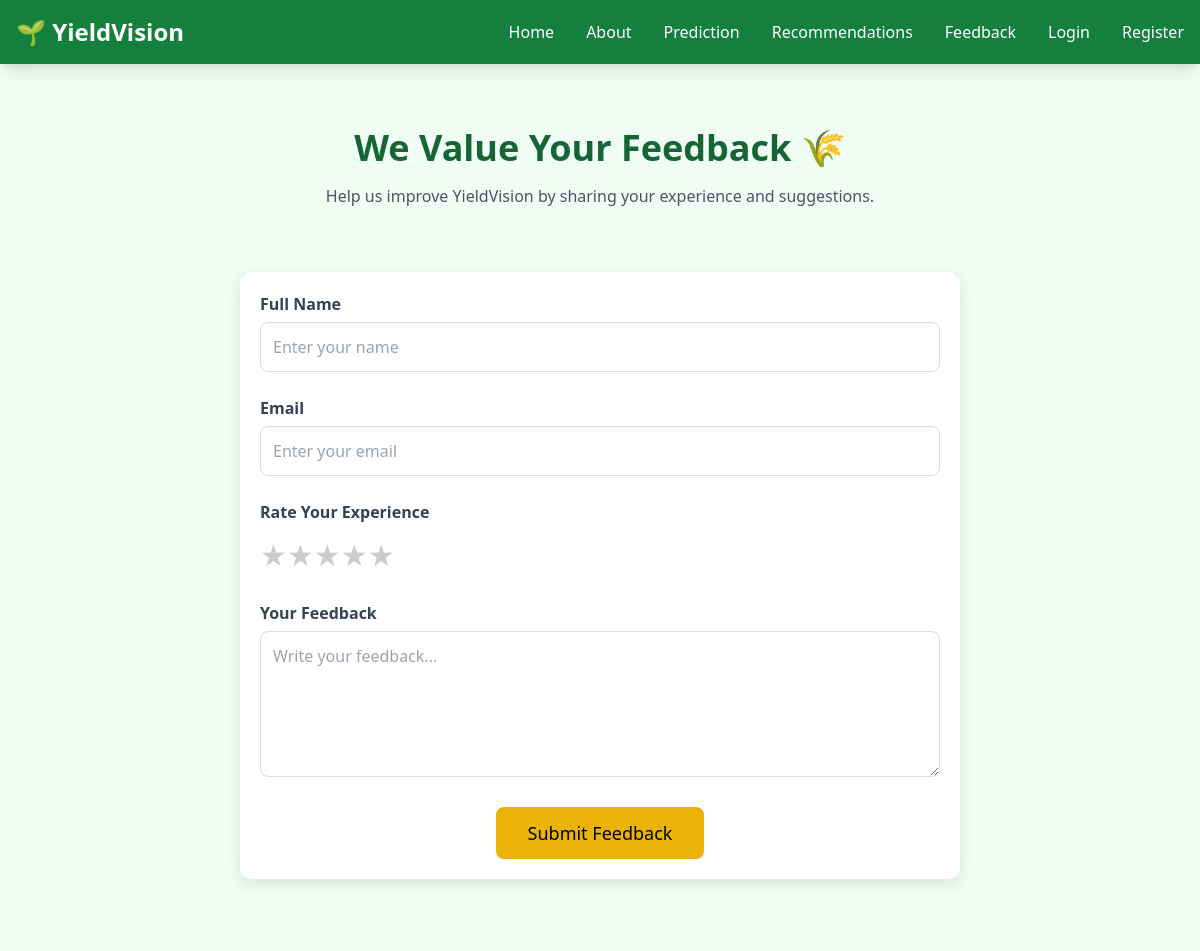
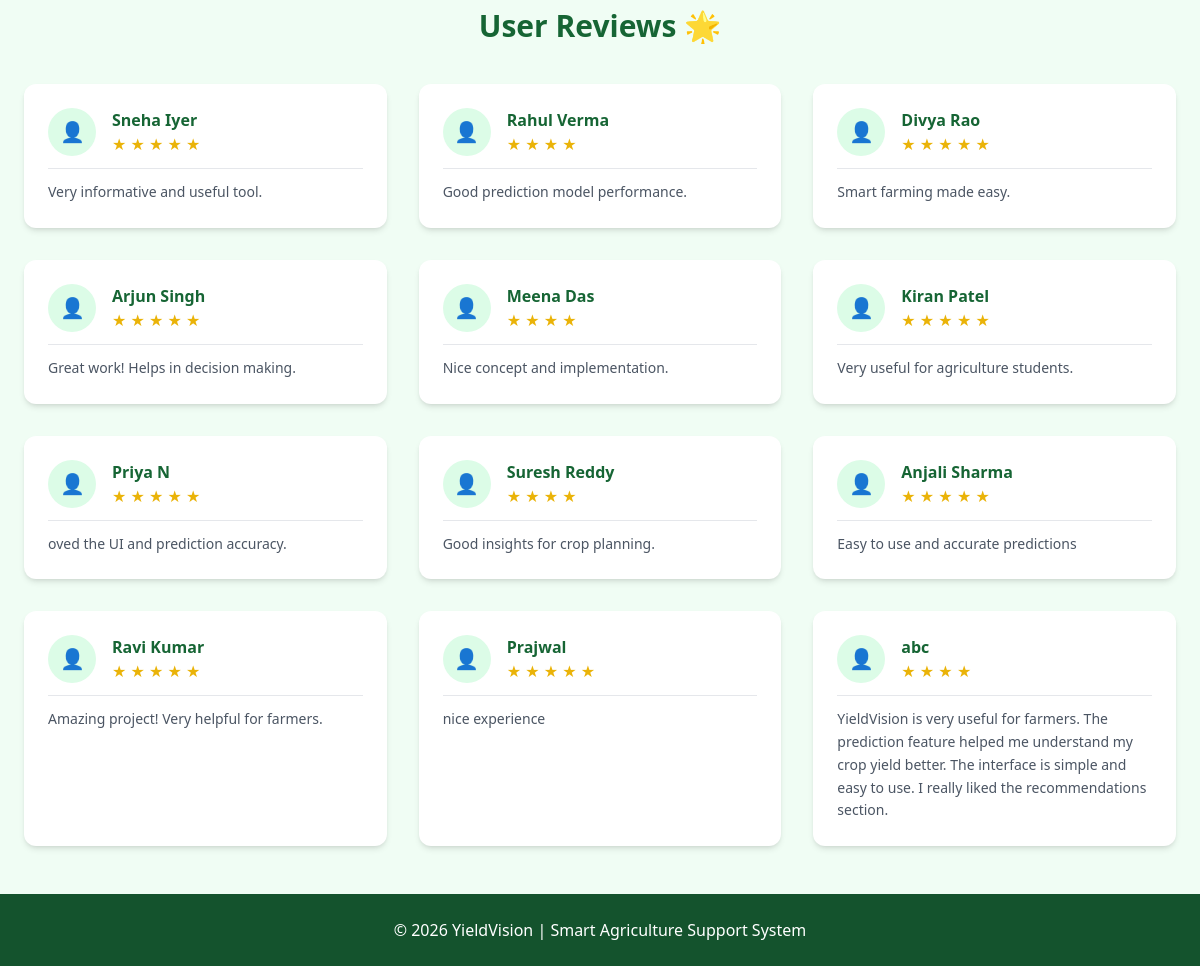
Screenshot of /feedback with the database file from the repository (2 pictures, top to bottom).
### tables this page shows
CREATE TABLE feedback (
        id INTEGER PRIMARY KEY AUTOINCREMENT,
        name TEXT,
        email TEXT,
        rating INTEGER,
        message TEXT
    );

### app.py (the view)
@app.route("/feedback")
def feedback():
    conn = get_db()
    cur = conn.cursor()
    cur.execute("SELECT * FROM feedback ORDER BY id DESC")
    reviews = cur.fetchall()
    conn.close()
    return render_template(
        "feedback.html",
        reviews=reviews
    )

### app.py (called while the page is built)
def get_db():
    conn = sqlite3.connect(DB_PATH, check_same_thread=False)
    conn.row_factory = sqlite3.Row
    return conn

### templates/feedback.html (shortened to what this page needs)
<!DOCTYPE html>
<html lang="en" class="scroll-smooth">
<head>
<script src="https://cdn.tailwindcss.com"></script>
<link rel="stylesheet" href="{{ url_for('static',filename='style.css') }}">
</head>
<body class="bg-green-50">
<nav class="bg-green-700 text-white shadow-lg">
<div class="max-w-7xl mx-auto flex justify-between items-center p-4">
<h1 class="text-2xl font-bold">🌱 YieldVision</h1>
<ul class="flex space-x-8 font-medium">
<li><a href="{{ url_for('home') }}" class="hover:text-yellow-300">Home</a></li>
<li><a href="{{ url_for('about') }}" class="hover:text-yellow-300">About</a></li>
<li><a href="{{ url_for('prediction') }}" class="hover:text-yellow-300">Prediction</a></li>
<li><a href="{{ url_for('recommendation') }}" class="hover:text-yellow-300">Recommendations</a></li>
<li><a href="{{ url_for('feedback') }}" class="hover:text-yellow-300">Feedback</a></li>
{% if 'user' in session %}
<li><a href="{{ url_for('logout') }}" class="hover:text-red-300">Logout</a></li>
<li class="text-yellow-300">Welcome! {{ session['user'] }}</li>
{% else %}
<li><a href="{{ url_for('login') }}" class="hover:text-yellow-300">Login</a></li>
<li><a href="{{ url_for('register') }}" class="hover:text-yellow-300">Register</a></li>
{% endif %}
</ul>
</div>
</nav>
<section class="text-center py-16">
<h2 class="text-4xl font-bold text-green-800 mb-4">
We Value Your Feedback 🌾
</h2>
<p class="text-gray-600 max-w-xl mx-auto">
Help us improve YieldVision by sharing your experience and suggestions.
</p>
</section>
<section class="max-w-3xl mx-auto px-6 mb-20">
<div class="card">
<form method="POST" action="/submit_feedback" class="space-y-6">
<div>
<label class="font-semibold text-gray-700">Full Name</label>
<input type="text" name="name" class="input" placeholder="Enter your name" required>
</div>
<div>
<label class="font-semibold text-gray-700">Email</label>
<input type="email" name="email" class="input" placeholder="Enter your email" required>
</div>
<div>
<label class="font-semibold text-gray-700">Rate Your Experience</label>
<br>
<div class="star-rating mt-2">
    <label for="star5">★</label>
    <label for="star4">★</label>
    <label for="star3">★</label>
    <label for="star2">★</label>
    <label for="star1">★</label>
</div>
</div>
<div>
<label class="font-semibold text-gray-700">Your Feedback</label>
<textarea name="message" rows="5" class="input" placeholder="Write your feedback..." required></textarea>
</div>
<div class="text-center">
<button type="submit"
class="bg-yellow-500 px-8 py-3 text-lg rounded-lg hover:bg-yellow-600 transition duration-300 transform hover:scale-105">
Submit Feedback
</button>
</div>
</form>
</div>
</section>
<section class="mt-16 px-6">
<h3 class="text-3xl font-bold text-center text-green-800 mb-10">
User Reviews 🌟
</h3>
<div class="grid md:grid-cols-2 lg:grid-cols-3 gap-8">
{% for review in reviews %}
<div class="bg-white rounded-xl shadow-md p-6 hover:shadow-xl transition duration-300">
    <div class="flex items-center gap-4 mb-3">
        <div class="bg-green-100 text-green-700 w-12 h-12 flex items-center justify-center rounded-full text-xl">
            👤
        </div>
        <div>
            <h4 class="font-bold text-green-800">
                {{ review['name'] }}
            </h4>
            <div class="text-yellow-500">
                {% for i in range(review['rating']) %}
                ★
                {% endfor %}
            </div>
        </div>
    </div>
    <hr class="my-3">
    <p class="text-gray-600 text-sm leading-relaxed">
        {{ review['message'] }}
    </p>
</div>
{% endfor %}
</div>
</section>
<br>
<br>
<footer class="bg-green-900 text-white text-center p-6">
<p>© 2026 YieldVision | Smart Agriculture Support System</p>
</footer>
</body>
</html>

### static/style.css (style rules this page uses)
* { margin:0; padding:0; box-sizing:border-box; }
body { overflow-x:hidden; }
.card { background:white; padding:20px; border-radius:10px; box-shadow:0 5px 15px rgba(0,0,0,0.1); transition:0.3s; }
.input { width:100%; padding:10px; border:1px solid #ccc; border-radius:6px; }
.input { width:100%; padding:12px; border:1px solid #ddd; border-radius:8px; margin-top:6px; }
.card { background:white; padding:20px; border-radius:12px; box-shadow:0 5px 15px rgba(0,0,0,0.1); transition:0.3s; }
.star-rating { direction: rtl; display: inline-flex; }
.star-rating label { font-size: 30px; color: #ccc; cursor: pointer; transition: 0.3s; }

### rows the page displays
feedback: name "Sneha Iyer", rating 5 (drawn), message "Very informative and useful tool."
feedback: name "Rahul Verma", rating 4 (drawn), message "Good prediction model performance."
feedback: name "Divya Rao", rating 5 (drawn), message "Smart farming made easy."
feedback: name "Arjun Singh", rating 5 (drawn), message "Great work! Helps in decision making."
feedback: name "Meena Das", rating 4 (drawn), message "Nice concept and implementation."
feedback: name "Kiran Patel", rating 5 (drawn), message "Very useful for agriculture students."
feedback: name "Priya N", rating 5 (drawn), message "oved the UI and prediction accuracy."
feedback: name "Suresh Reddy", rating 4 (drawn), message "Good insights for crop planning."
feedback: name "Anjali Sharma", rating 5 (drawn), message "Easy to use and accurate predictions"
feedback: name "Ravi Kumar", rating 5 (drawn), message "Amazing project! Very helpful for farmers."
feedback: name "Prajwal", rating 5 (drawn), message "nice experience"
feedback: name "abc", rating 4 (drawn), message "YieldVision is very useful for farmers. The prediction feature helped me understand my crop yield better. The interface is simple and easy to use. I really liked the recommendations section."
